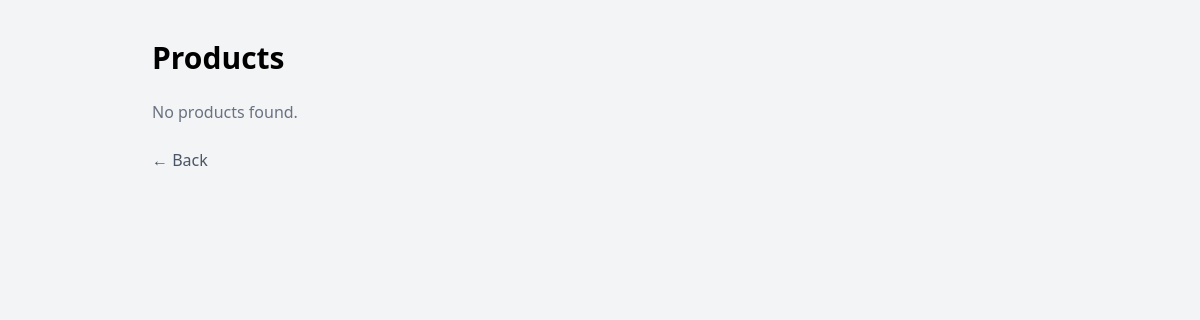
The app's page /management/products/ (signed in), older data.
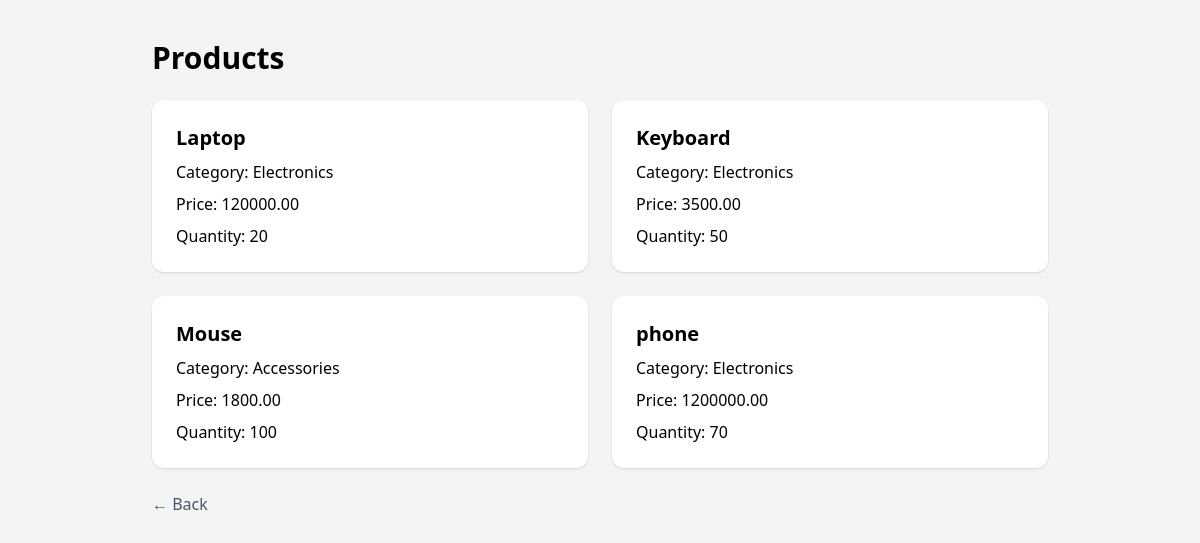
The same page, newer data.
### management/models.py (models this page shows, shortened)
class Product(models.Model):
    name = models.CharField(max_length=100)
    category = models.CharField(max_length=100)
    price = models.DecimalField(max_digits=10, decimal_places=2)
    quantity = models.PositiveIntegerField()
    created_at = models.DateTimeField(auto_now_add=True)

### management/views.py (the view)
# urls.py: path("products/", views.product_list, name="product_list"),
@login_required
def product_list(request):
    products = Product.objects.all()
    return render(
        request,
        "management/product_list.html",
        {
            "products": products,
        }
    )

### management/templates/management/product_list.html (shortened to what this page needs)
<!DOCTYPE html>
<html lang="en">
<head>
    <script src="https://cdn.jsdelivr.net/npm/@tailwindcss/browser@4"></script>
</head>
<body class="bg-gray-100">
    <div class="max-w-4xl mx-auto py-10">
        <h1 class="text-3xl font-bold mb-6">
            Products
        </h1>
        {% if products %}
            <div class="grid grid-cols-1 md:grid-cols-2 gap-6">
                {% for product in products %}
                    <div class="bg-white p-6 rounded-xl shadow">
                        <h2 class="text-xl font-bold">
                            {{ product.name }}
                        </h2>
                        <p class="mt-2">
                            Category: {{ product.category }}
                        </p>
                        <p class="mt-2">
                            Price: {{ product.price }}
                        </p>
                        <p class="mt-2">
                            Quantity: {{ product.quantity }}
                        </p>
                    </div>
                {% endfor %}
            </div>
        {% else %}
            <p class="text-gray-500">
                No products found.
            </p>
        {% endif %}
        <a href="{% url 'management_home' %}"
           class="inline-block mt-6 text-gray-600">
            ← Back
        </a>
    </div>
</body>
</html>

Row changes from the older to the newer data that the page shows:
added Product: name "Laptop", category "Electronics", price "120000.00", quantity "20"
added Product: name "Keyboard", category "Electronics", price "3500.00", quantity "50"
added Product: name "Mouse", category "Accessories", price "1800.00", quantity "100"
added Product: name "phone", category "Electronics", price "1200000.00", quantity "70"
Text that changed along with them:
text no longer shown: "No products found."
